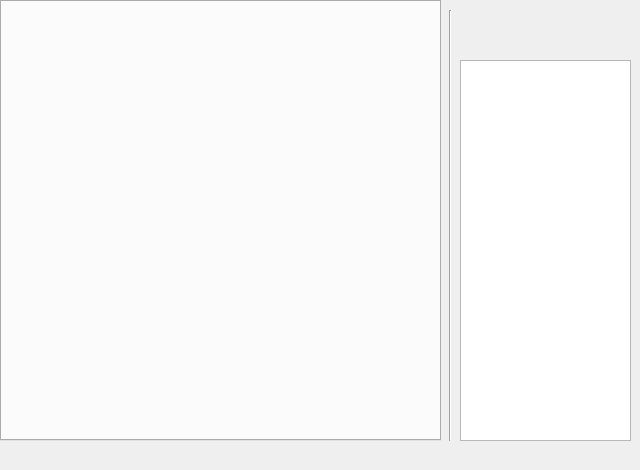
<?xml version="1.0" encoding="UTF-8"?>
<ui version="4.0">
 <class>studentmanage</class>
 <widget class="QWidget" name="studentmanage">
  <property name="geometry">
   <rect>
    <x>0</x>
    <y>0</y>
    <width>640</width>
    <height>470</height>
   </rect>
  </property>
  <property name="windowTitle">
   <string>Form</string>
  </property>
  <widget class="QTextBrowser" name="detail">
   <property name="geometry">
    <rect>
     <x>460</x>
     <y>60</y>
     <width>171</width>
     <height>381</height>
    </rect>
   </property>
  </widget>
  <widget class="QLabel" name="info_title">
   <property name="geometry">
    <rect>
     <x>460</x>
     <y>10</y>
     <width>171</width>
     <height>41</height>
    </rect>
   </property>
   <property name="text">
    <string/>
   </property>
  </widget>
  <widget class="Line" name="line">
   <property name="geometry">
    <rect>
     <x>440</x>
     <y>10</y>
     <width>20</width>
     <height>431</height>
    </rect>
   </property>
   <property name="orientation">
    <enum>Qt::Vertical</enum>
   </property>
  </widget>
  <widget class="QTabWidget" name="tabWidget">
   <property name="geometry">
    <rect>
     <x>0</x>
     <y>0</y>
     <width>441</width>
     <height>441</height>
    </rect>
   </property>
   <property name="focusPolicy">
    <enum>Qt::NoFocus</enum>
   </property>
  </widget>
 </widget>
 <resources/>
 <connections/>
</ui>
